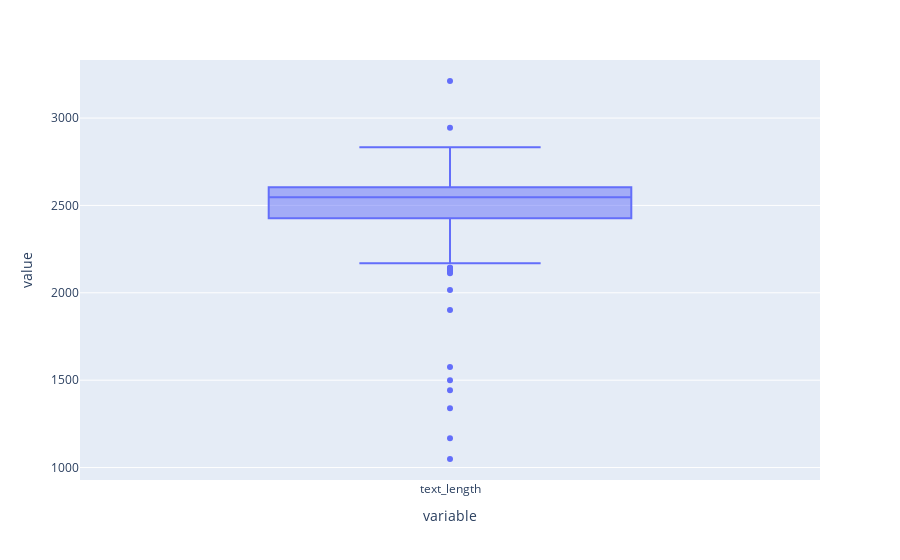

Write notebook code for a chart like this one.
### Code cell
fig = train_df[(train_df['label'] == label_one)]['text_length'].plot.box()
fig.show()

### Figure 1 — Plotly figure (JSON) as saved in the notebook; plotly's stock layout.template omitted (floating-point values rounded to 4 significant figures; data arrays with more than 128 entries replaced by an {"elided": "..."} marker saying what was removed)
{"data": [{"alignmentgroup": "True", "hovertemplate": "variable=%{x}<br>value=%{y}<extra></extra>", "legendgroup": "", "marker": {"color": "#636efa"}, "name": "", "notched": false, "offsetgroup": "", "orientation": "v", "showlegend": false, "type": "box", "x": {"elided": "988 str values"}, "x0": " ", "xaxis": "x", "y": {"elided": "988 int values"}, "y0": " ", "yaxis": "y"}], "layout": {"boxmode": "group", "legend": {"tracegroupgap": 0}, "margin": {"t": 60}, "xaxis": {"anchor": "y", "domain": [0, 1], "title": {"text": "variable"}}, "yaxis": {"anchor": "x", "domain": [0, 1], "title": {"text": "value"}}}}
